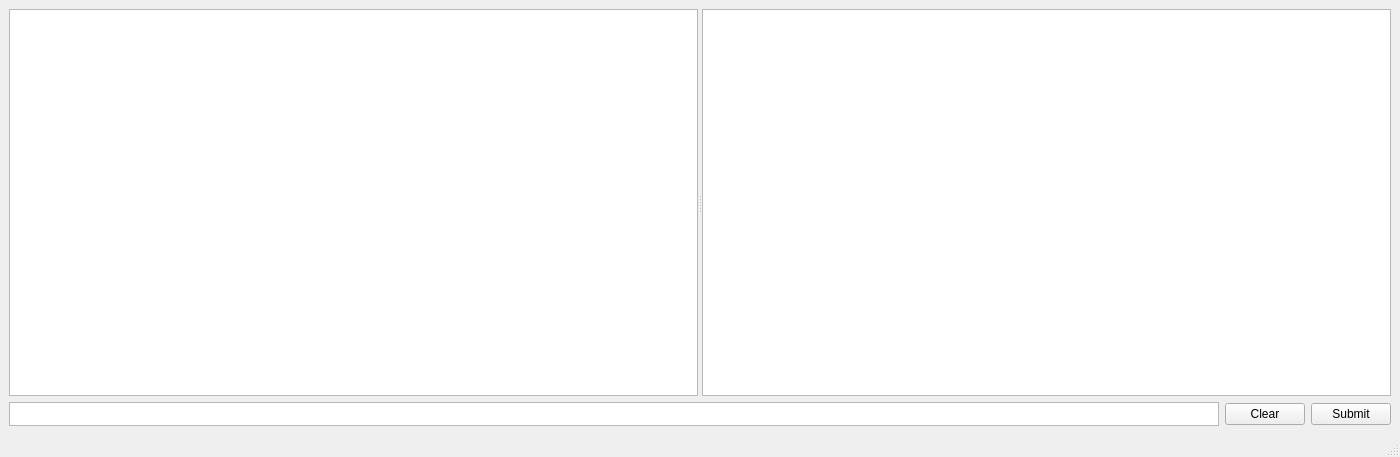
<?xml version="1.0" encoding="UTF-8"?>
<ui version="4.0">
 <class>MainWindow</class>
 <widget class="QMainWindow" name="MainWindow">
  <property name="geometry">
   <rect>
    <x>0</x>
    <y>0</y>
    <width>1400</width>
    <height>457</height>
   </rect>
  </property>
  <property name="sizePolicy">
   <sizepolicy hsizetype="Expanding" vsizetype="Expanding">
    <horstretch>0</horstretch>
    <verstretch>0</verstretch>
   </sizepolicy>
  </property>
  <property name="windowTitle">
   <string>MainWindow</string>
  </property>
  <widget class="QWidget" name="centralwidget">
   <property name="sizePolicy">
    <sizepolicy hsizetype="Expanding" vsizetype="Expanding">
     <horstretch>0</horstretch>
     <verstretch>0</verstretch>
    </sizepolicy>
   </property>
   <property name="maximumSize">
    <size>
     <width>16777215</width>
     <height>16777215</height>
    </size>
   </property>
   <layout class="QVBoxLayout" name="verticalLayout">
    <item>
     <widget class="QSplitter" name="splitter">
      <property name="sizePolicy">
       <sizepolicy hsizetype="Expanding" vsizetype="Expanding">
        <horstretch>0</horstretch>
        <verstretch>0</verstretch>
       </sizepolicy>
      </property>
      <property name="frameShape">
       <enum>QFrame::NoFrame</enum>
      </property>
      <property name="lineWidth">
       <number>0</number>
      </property>
      <property name="midLineWidth">
       <number>0</number>
      </property>
      <property name="orientation">
       <enum>Qt::Horizontal</enum>
      </property>
      <property name="opaqueResize">
       <bool>true</bool>
      </property>
      <property name="childrenCollapsible">
       <bool>true</bool>
      </property>
      <widget class="QTreeView" name="treeView"/>
      <widget class="QTableView" name="tableView"/>
     </widget>
    </item>
    <item>
     <layout class="QHBoxLayout" name="horizontalLayout_2">
      <item>
       <widget class="QTextEdit" name="textEdit">
        <property name="sizePolicy">
         <sizepolicy hsizetype="Expanding" vsizetype="Fixed">
          <horstretch>0</horstretch>
          <verstretch>0</verstretch>
         </sizepolicy>
        </property>
        <property name="maximumSize">
         <size>
          <width>16777215</width>
          <height>24</height>
         </size>
        </property>
       </widget>
      </item>
      <item>
       <widget class="QPushButton" name="clearButton">
        <property name="text">
         <string>Clear</string>
        </property>
       </widget>
      </item>
      <item>
       <widget class="QPushButton" name="submitButton">
        <property name="text">
         <string>Submit</string>
        </property>
       </widget>
      </item>
     </layout>
    </item>
   </layout>
  </widget>
  <widget class="QStatusBar" name="statusbar"/>
 </widget>
 <resources/>
 <connections/>
</ui>
